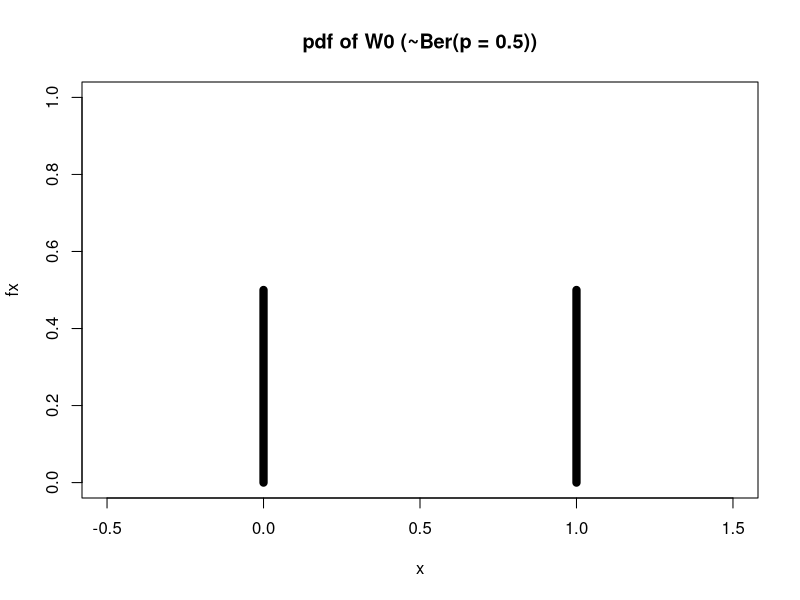
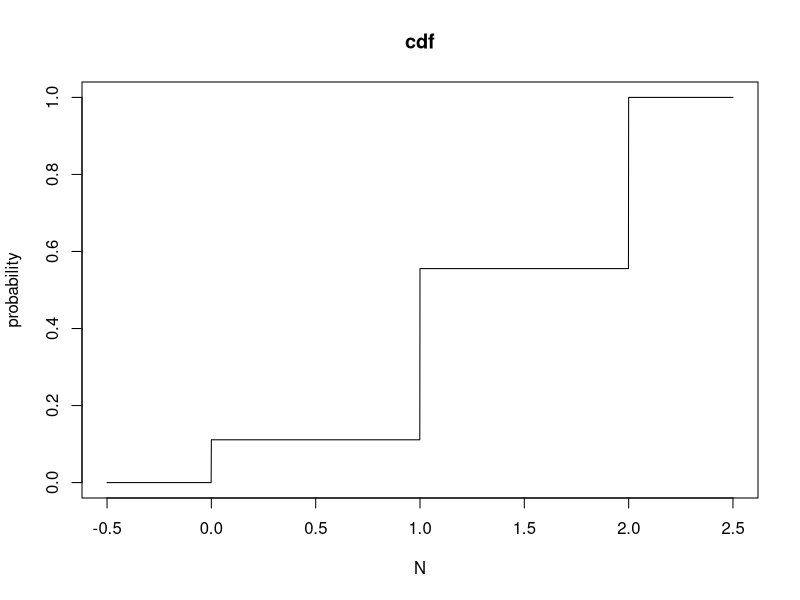

The R script that drew these images, in order:
##### 5.1.b. #####
n <- 1
prob <- 1/2
x <- 0:n
y <- dbinom(0:n, n, prob)
plot(x, y, xlab = 'x', ylab = 'fx', xlim = c(-0.5, 1.5), ylim = c(0, 1), 
     main = 'pdf of W0 (~Ber(p = 0.5))', pch = 16)
for(i in 0:1){
  segments(i, 0, i, dbinom(i, n, prob), lwd = 8)  
}

##### 5.2.b. #####
n <- 2
prob <- 2/3
x <- seq(-0.5, 2.5, 0.001)
y <- pbinom(x, n, prob)
plot(x, y, type = 'l', xlab = 'N', ylab = 'probability', main = 'cdf')

##### 5.2.c.2. #####
N <- 3
n <- 2
k <- 2
dhyper(1, n, N-n, k)

##### 5.3.a. #####
prob = 2/3
fail <- 3
1 - pgeom(fail-1, prob) 

##### 5.4. #####
n <- 5
success <- 2 
prob <- 2/3 
dnbinom(n-success, success, prob) 

##### 5.5.b.1. #####
n <- 100
q <- 0.01
dbinom(99, n, 1-q)

##### 5.5.b.2. #####
mu <- n*(1-q)
sigma <-  sqrt(n*(1-q)*q)
pnorm(99+0.5, mu, sigma) - pnorm(99-0.5, mu, sigma)